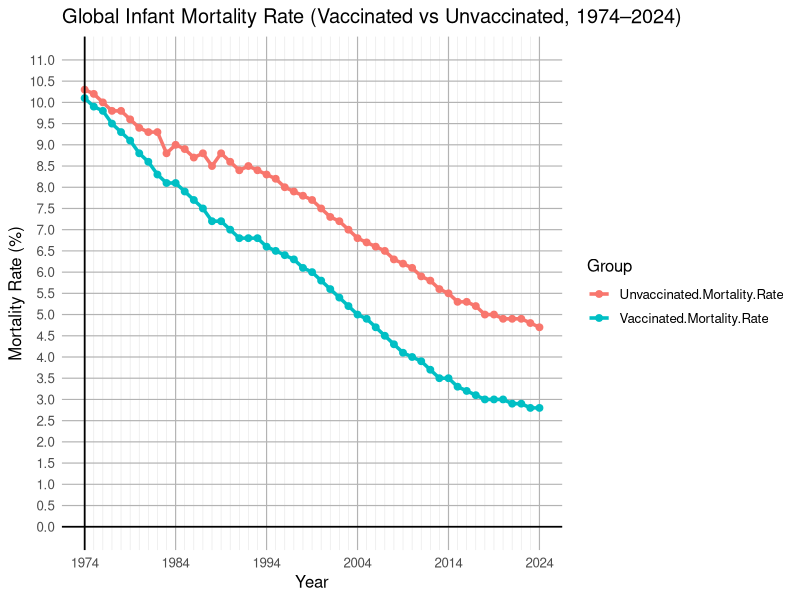

Write R code to recreate this figure.
## ---- chunk 1
knitr::opts_chunk$set(echo = TRUE)
## ---- chunk 2

## ---- chunk 3
library(ggplot2)
library(tidyr)

data <- read.csv("Globalinfantmortalityrate.csv")

# Change the formatting for graph type
data_long <- pivot_longer(data,
                          cols = c("Vaccinated.Mortality.Rate", "Unvaccinated.Mortality.Rate"),
                          names_to = "Group",
                          values_to = "MortalityRate")

# Creating the plot
ggplot(data_long, aes(x = Year, y = MortalityRate, color = Group)) +
  geom_line(size = 1.2) +
  geom_point(size = 2) +
  
  # Solid Axis Lines and line spacing
  geom_hline(yintercept = 0, color = "black", size = 0.6) +
  geom_vline(xintercept = min(data_long$Year), color = "black", size = 0.6) +
  
  scale_y_continuous(
    limits = c(0, 11),
    breaks = seq(0, 11, by = 0.5),   
    minor_breaks = NULL              
  ) +
  scale_x_continuous(
    breaks = seq(min(data_long$Year), max(data_long$Year), by = 10),  
    minor_breaks = data_long$Year                                     
  ) +
  
  # Line colors for the faded/more solid colored lines
  theme_minimal(base_size = 12) +
  theme(
    panel.grid.minor = element_line(color = "gray90", size = 0.2),
    panel.grid.major = element_line(color = "gray70", size = 0.4),   
    panel.border = element_blank(),                                  
    axis.line = element_blank()                                      
  ) +
  
  labs(
    title = "Global Infant Mortality Rate (Vaccinated vs Unvaccinated, 1974–2024)",
    x = "Year",
    y = "Mortality Rate (%)",
    color = "Group"
  )
## ---- chunk 4

